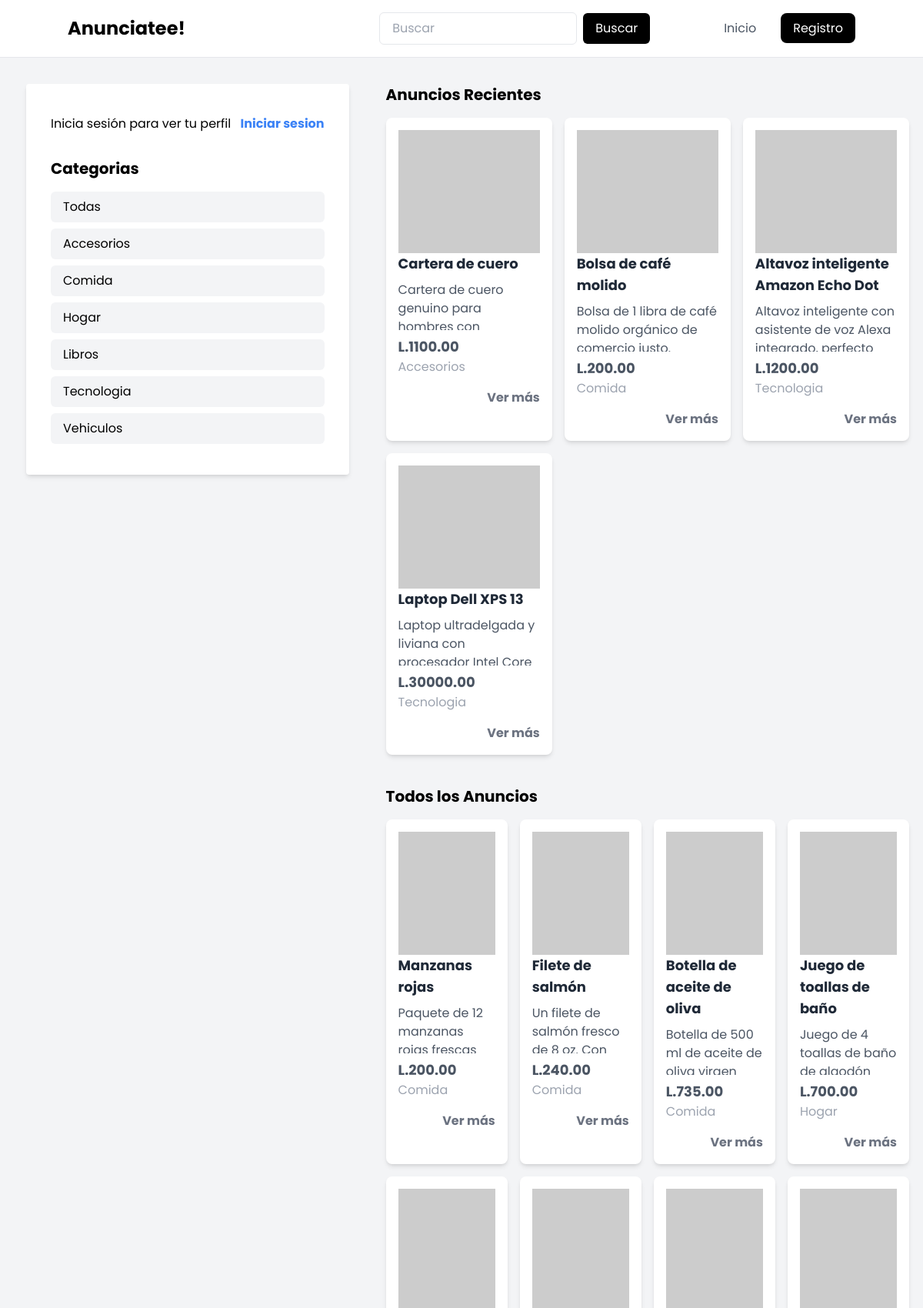
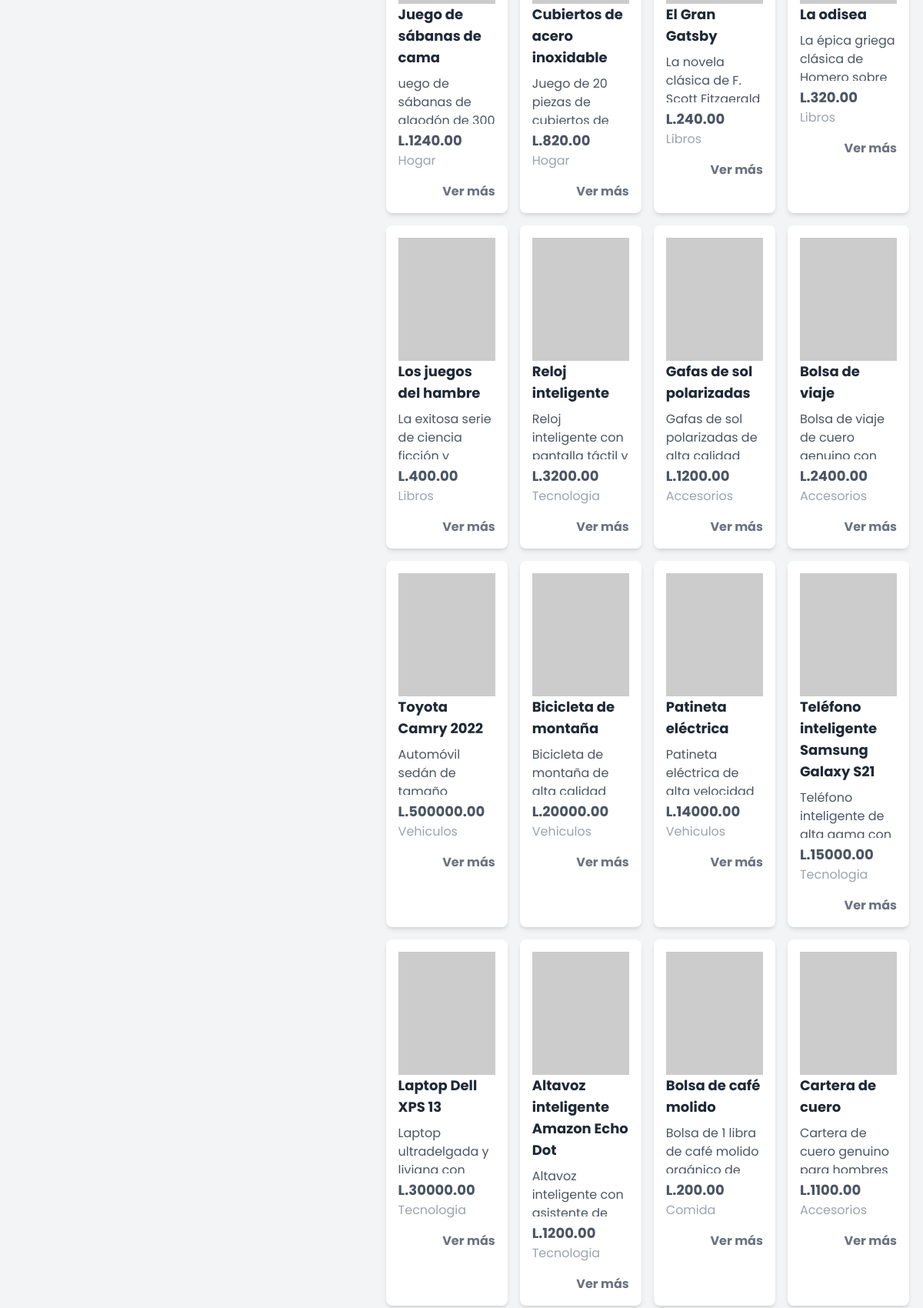
The page / (upper part) on the database its author committed (2 pictures, top to bottom).
### tables this page shows
CREATE TABLE `categories` (
  `id` int(11) NOT NULL,
  `name` varchar(20) NOT NULL
);

CREATE TABLE `advertisement` (
  `id` int(11) NOT NULL,
  `title` varchar(255) NOT NULL,
  `description` text NOT NULL,
  `price` decimal(10,2) NOT NULL,
  `user_id` int(11) NOT NULL,
  `category_id` int(11) NOT NULL
);

### config/database.php (called while the page is built)
<?php
class Database
{
    private $host = 'localhost';
    private $user = 'root';
    private $password = '';
    private $database = 'ddigital';
    public $connection;
    public function __construct()
    {
        try {
            $this->connection = new PDO("mysql:host=$this->host;dbname=$this->database", $this->user, $this->password);
            $this->connection->setAttribute(PDO::ATTR_ERRMODE, PDO::ERRMODE_EXCEPTION);
        } catch (PDOException $e) {
            echo "Connection failed: " . $e->getMessage();
        }
    }
    public function getConnection()
    {
        return $this->connection;
    }
}

### models/Category.php (called while the page is built, shortened)
<?php
include_once './config/database.php';
class Category{
    private $connection;
    public function __construct($db){
        $this->connection = $db;
    }
    public function getAllCategories(){
        try{
            $query = "SELECT * FROM categories";
            $stmt = $this->connection->prepare($query);
            $stmt->execute();
            $categories = $stmt->fetchAll(PDO::FETCH_ASSOC);
            return $categories;
        }catch(PDOException $e){
            echo "Error: " . $e->getMessage();
        }
    }
    public function getCategoryNameById($id){
        try{
            $query = "SELECT name FROM categories WHERE id = :id";
            $stmt = $this->connection->prepare($query);
            $stmt->bindParam(':id', $id);
            $stmt->execute();
            $category = $stmt->fetch(PDO::FETCH_ASSOC);
            return $category['name'];
        }catch(PDOException $e){
            echo "Error: " . $e->getMessage();
        }
    }
}

### models/Advertisement.php (called while the page is built, shortened)
<?php
class Advertisement {
    private $connection;
    public function __construct($db) {
        $this->connection = $db;
    }
    public function getLastAdvertisements() {
        try {
            $query = "SELECT * FROM advertisement ORDER BY id DESC LIMIT 4";
            $stmt = $this->connection->prepare($query);
            $stmt->execute();
            $advertisements = $stmt->fetchAll(PDO::FETCH_ASSOC);
            return $advertisements;
        } catch (PDOException $e) {
            echo "Error: " . $e->getMessage();
        }
    }
    public function getAllAdvertisements() {
        try {
            $query = "SELECT * FROM advertisement";
            $stmt = $this->connection->prepare($query);
            $stmt->execute();
            $advertisements = $stmt->fetchAll(PDO::FETCH_ASSOC);
            return $advertisements;
        } catch (PDOException $e) {
            echo "Error: " . $e->getMessage();
        }
    }
}

### components/card.php (the view)
<?php
include_once './config/database.php';
include_once './models/Category.php';
function renderCard($anuncio)
{
    try {
        $db = new Database();
        $category = new Category($db->getConnection());
        $category_name = $category->getCategoryNameById($anuncio['category_id']);
        echo ' <div class="p-4 bg-white rounded-lg overflow-hidden shadow-md">
    <img class="h-40 w-full object-cover" src="https://picsum.photos/200/300?random='.$anuncio['id'].'" alt="Imagen del anuncio">
    <h2 class="text-gray-800 text-lg font-bold mb-2">' . $anuncio['title'] . '</h2>
    <p class="text-gray-600 text-base mb-2 overflow-hidden h-16" id="description">' . $anuncio['description'] . '</p>
    <span class="text-gray-600 font-bold text-lg mb-4">L.' . $anuncio['price'] . '</span>
    <p class="text-gray-400 text-base mb-4">' . $category_name . '</p>
    <div class="flex justify-end">
        <a href="anuncio.php?id='.$anuncio['id'].'" class="text-gray-500 font-bold hover:text-gray-700">Ver más</a>
    </div>
    </div>';
    } catch (PDOException $e) {
        echo "Error: " . $e->getMessage();
    }
}

### components/header.php (shortened to what this page needs)
<!DOCTYPE html>
<html>
<head>
    <script src="https://cdn.tailwindcss.com"></script>
    <link rel="stylesheet" href="./assets/css/style.css">
    <link rel="stylesheet" href="https://cdnjs.cloudflare.com/ajax/libs/font-awesome/6.4.0/css/all.min.css" />
</head>
<body class="bg-gray-100">
    <header class="bg-white border-b border-gray-200">
        <div class="container mx-auto flex justify-between items-center py-4">
            <a href="./index.php" class="text-2xl font-bold text-black">Anunciatee!</a>
            <nav class="w-3/4">
                <div class="flex items-center justify-end">
                    <?php
                    $pathName = $_SERVER['REQUEST_URI'];
                    if ($pathName !== '/proyecto_dd/register.php' && $pathName !== '/proyecto_dd/login.php') {
                        echo '<div class="flex w-2/4 px-4 gap-2 mr-20 hidden lg:flex">
                       <form action="./index.php" method="GET" class="flex items-center w-full gap-2">
                           <input type="text" name="search" placeholder="Buscar" class="w-full border border-gray-200 rounded-md px-4 py-2">
                           <button type="submit" class="bg-black text-white px-4 py-2 rounded-md ">Buscar</button>
                          </form>
                    </div>';
                    }
                    ?>
                    <ul class="flex items-center space-x-8">
                        <li><a href="./index.php" class="text-gray-600 hover:text-black">Inicio</a></li>
                        <?php
                        if (isset($_SESSION['user_id'])) {
                            echo '<li><a href="./mis-anuncios.php" class="text-gray-600 hover:text-black">Mis Anuncios</a></li>';
                            echo '<li><button onclick="openModal()" class="bg-black text-white px-4 py-2 rounded-md ">Crear Anuncio</button></li>';
                        } else {
                            echo '<li><a href="./register.php" class="bg-black text-white py-2 px-4 rounded-lg ">Registro</a></li>';
                        }
                        ?>
                    </ul>
                </div>
            </nav>
        </div>
    </header>

### index.php (shortened to what this page needs)
<?php
include_once 'components/header.php';
?>
<main class=" mx-4 my-8">
    <div class="main__wrapper">
        <?php
        include_once 'components/aside.php';
        ?>
        <div style="min-height: calc(100vh - 230px);">
            <section class="mb-10">
                <?php
                if ((empty($_GET['category']) or $_GET['category'] == 'all') and empty($_GET['search']) ) {
                    echo '<h4 class="text-xl font-bold text-black mb-4">Anuncios Recientes</h4>';
                } else{
                    if(!empty($_GET['search'])){
                        echo '<h4 class="text-xl font-bold text-black mb-4">Resultados de la búsqueda: '.$_GET['search'].'</h4>';
                    }else{
                        echo '<h4 class="text-xl font-bold text-black mb-4">Anuncios de '.$_GET['category'].'</h4>';
                    }
                }
                ?>
                <div class="grid  sm:grid-cols-1 md:grid-cols-2 lg:grid-cols-3 xl:grid-cols-4 gap-4 mb-10">
                    <?php
                    include_once './controllers/index_controller.php';
                    renderAdvertisements()
                    ?>
                </div>
                <?php
                if ((empty($_GET['category']) or $_GET['category'] == 'all') and empty($_GET['search'])) {
                    echo '<h4 class="text-xl font-bold text-black mb-4">Todos los Anuncios</h4>';
                    echo '<div class="grid  sm:grid-cols-1 md:grid-cols-2 lg:grid-cols-4 gap-4 mb-10">';
                    renderAllAdvertisements();
                    echo '</div>';
                }else{
                    if(!empty($_GET['search'])){
                        echo '<div class="grid  sm:grid-cols-1 md:grid-cols-2 lg:grid-cols-4 gap-4 mb-10">';
                        renderAdvertisementsBySearch();
                        echo '</div>';
                    }
                }
                ?>
            </section>
        </div>
    </div>
</main>
<?php
include_once 'components/footer.php';
?>

### components/aside.php
<aside class="w-auto px-4">
    <div class='flex flex-col text-center md:text-left justify-center bg-white shadow-md rounded px-8  pt-6 pb-8'>
        <?php
        include_once 'components/profile_card.php';
        include_once 'components/categories.php';
        ?>
    </div>
</aside>

### components/profile_card.php (shortened to what this page needs)
<?php
    if(!isset($_SESSION['user_id']))
    {
       echo "<h3 class='text-md text-center text-black mb-4 py-4'>
                Inicia sesión para ver tu perfil
                <a href='login.php' class='text-blue-500 ml-2 font-bold'>Iniciar sesion</a>
       </h3>";
       return;
    }
?>

### components/categories.php
<h4 class="text-xl font-bold text-black mb-4">Categorias</h4>
<a href="./controllers/category_controller.php?category=all" class="bg-gray-100 hover:bg-gray-200 mb-2 px-4 py-2 rounded-md">Todas</a>
<?php
include_once './config/database.php';
include_once './models/Category.php';
try {
    $db = new Database();
    $category = new Category($db->getConnection());
    $categories = $category->getAllCategories();
    foreach ($categories as $category) {
        echo "<a href='./controllers/category_controller.php?category=" . $category['name'] .
            "' class='bg-gray-100 hover:bg-gray-200 mb-2 px-4 py-2 rounded-md'>" . $category['name'] . "</a>";
    }
} catch (PDOException $e) {
    echo "Error: " . $e->getMessage();
}
?>

### controllers/index_controller.php (shortened to what this page needs)
<?php
include_once './config/database.php';
include_once './models/Advertisement.php';
include_once './models/Category.php';
include_once './components/card.php';
function renderAdvertisements(){
    try{
        $db = new Database();
        $advertisement = new Advertisement($db->getConnection());
        $category = new Category($db->getConnection());
        if(isset($_GET['category']) and $_GET['category'] != 'all'){
            $category_id = $category->getCategoryIdByName($_GET['category']);
            $advertisements = $advertisement->getAdvertisementsByCategory($category_id);
            if(count($advertisements) == 0){
                echo '<div class="alert alert-warning" role="alert">
                No hay anuncios en esta categoria
              </div>';
            }
            foreach($advertisements as $anuncio){
                renderCard($anuncio);
            }
        }else if((!isset($_GET['category']) or $_GET['category'] == 'all') and (!isset($_GET['search']) or $_GET['search'] == '')){
            $advertisements = $advertisement->getLastAdvertisements();
            foreach($advertisements as $anuncio){
                renderCard($anuncio);
            }
        }
    }catch(PDOException $e){
        echo "Error: " . $e->getMessage();
    }
}
function renderAllAdvertisements(){
    try{
        $db = new Database();
        $advertisement = new Advertisement($db->getConnection());
        $advertisements = $advertisement->getAllAdvertisements();
        foreach($advertisements as $anuncio){
            renderCard($anuncio);
        }
    }catch(PDOException $e){
        echo "Error: " . $e->getMessage();
    }
}

### components/footer.php (shortened to what this page needs)
</body>
</html>

### assets/css/style.css (style rules this page uses)
* { margin: 0; padding: 0; box-sizing: border-box; font-family: 'Poppins', sans-serif; }
.main__wrapper { display: grid; grid-template-columns: auto 1fr; grid-gap: 2rem; padding: 2px; }

### rows shown on the page
categories: name "Accesorios"
categories: name "Comida"
categories: name "Hogar"
categories: name "Libros"
categories: name "Tecnologia"
categories: name "Vehiculos"
advertisement: title "Cartera de cuero", description "Cartera de cuero genuino para…", price "1100.00", category.name "Accesorios", description "Cartera de cuero genuino…"
advertisement: title "Bolsa de café molido", description "Bolsa de 1 libra de café molido orgánico de…", price "200.00", category.name "Comida", description "Bolsa de 1 libra de café molido…"
advertisement: title "Altavoz inteligente Amazon Echo Dot", description "Altavoz inteligente con asistente de voz Alexa…", price "1200.00", category.name "Tecnologia", description "Altavoz inteligente con…"
advertisement: title "Laptop Dell XPS 13", description "Laptop ultradelgada y liviana con…", price "30000.00", category.name "Tecnologia", description "Laptop ultradelgada y…"
advertisement: title "Manzanas rojas", description "Paquete de 12 manzanas…", price "200.00", category.name "Comida"
advertisement: title "Filete de salmón", description "Un filete de salmón fresco…", price "240.00", category.name "Comida"
advertisement: title "Botella de aceite de oliva", description "Botella de 500 ml de aceite de…", price "735.00", category.name "Comida"
advertisement: title "Juego de toallas de baño", description "Juego de 4 toallas de baño…", price "700.00", category.name "Hogar"
advertisement: title "Juego de sábanas de cama", description "uego de sábanas de…", price "1240.00", category.name "Hogar"
advertisement: title "Cubiertos de acero inoxidable", description "Juego de 20 piezas de…", price "820.00", category.name "Hogar"
advertisement: title "El Gran Gatsby", description "La novela clásica de F.…", price "240.00", category.name "Libros"
advertisement: title "La odisea", description "La épica griega clásica de…", price "320.00", category.name "Libros"
advertisement: title "Los juegos del hambre", description "La exitosa serie de ciencia…", price "400.00", category.name "Libros"
advertisement: title "Reloj inteligente", description "Reloj inteligente con…", price "3200.00", category.name "Tecnologia"
advertisement: title "Gafas de sol polarizadas", description "Gafas de sol polarizadas de…", price "1200.00", category.name "Accesorios"
advertisement: title "Bolsa de viaje", description "Bolsa de viaje de cuero…", price "2400.00", category.name "Accesorios"
advertisement: title "Toyota Camry 2022", description "Automóvil sedán de…", price "500000.00", category.name "Vehiculos"
advertisement: title "Bicicleta de montaña", description "Bicicleta de montaña de…", price "20000.00", category.name "Vehiculos"
advertisement: title "Patineta eléctrica", description "Patineta eléctrica de…", price "14000.00", category.name "Vehiculos"
advertisement: title "Teléfono inteligente Samsung Galaxy S21", description "Teléfono inteligente de…", price "15000.00", category.name "Tecnologia"
